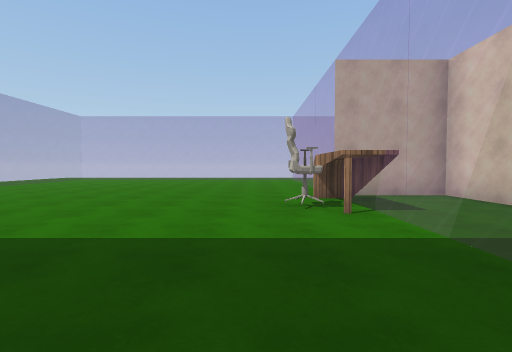
View 1 (above)

22 first-person views from a walk through a scene from a Unity 3-D project. The camera is 1.3 m above the floor, tilts 2° down and sees 85° across. The floor is counted in squares, 2 m on a side. Each view is taken from the middle of a square. On the plan, view 1 faces up. The plan holds only what a view shows up to about 9 squares ahead; the rest is blank. The place goes on beyond the plan. The player is left out. Surface patterns are stand-ins for the level's own textures.

View 2
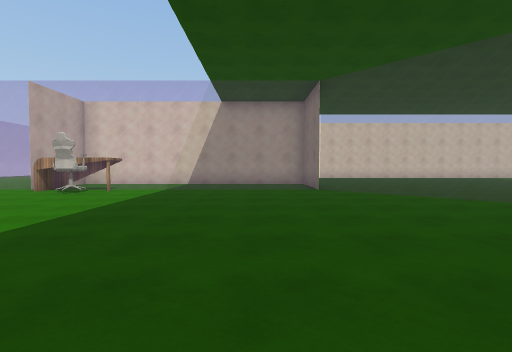

View 3
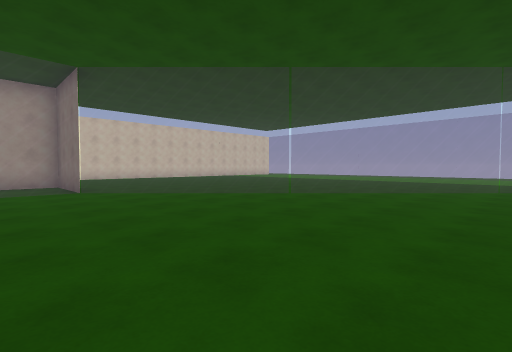

View 4
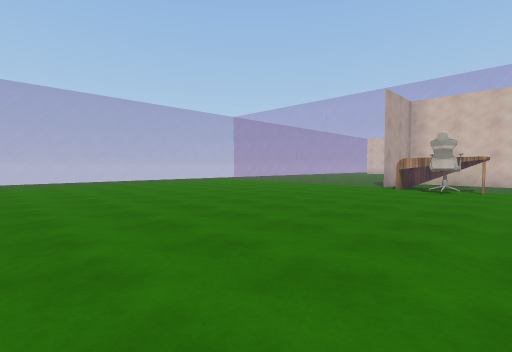

View 5
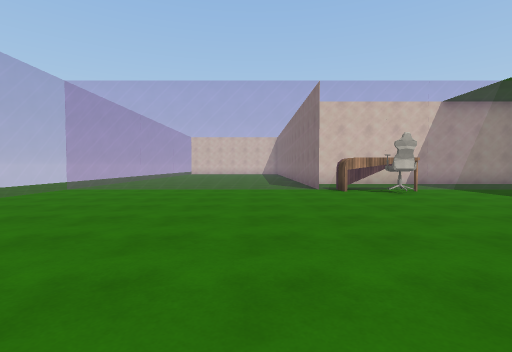

View 6
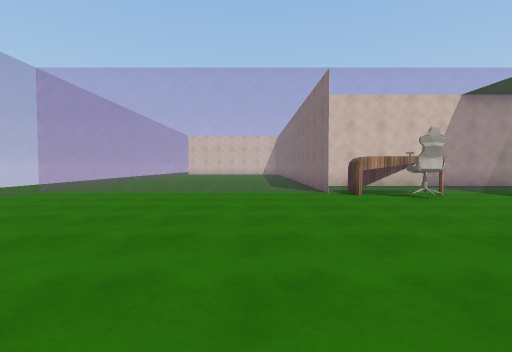

View 7
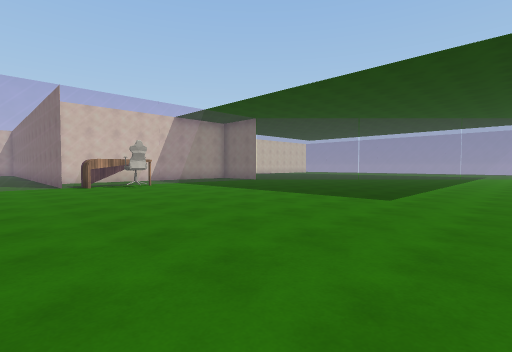

View 8
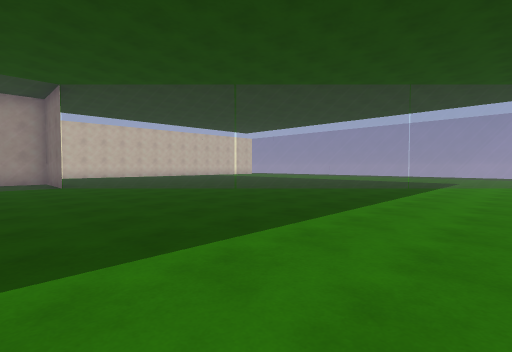

View 9
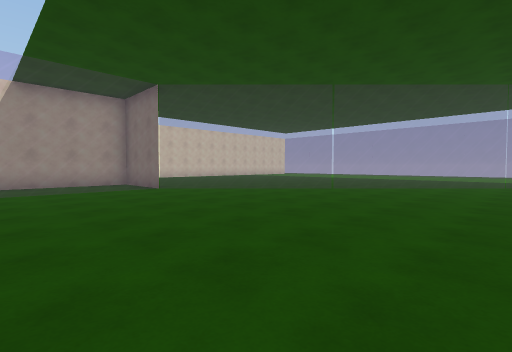

View 10
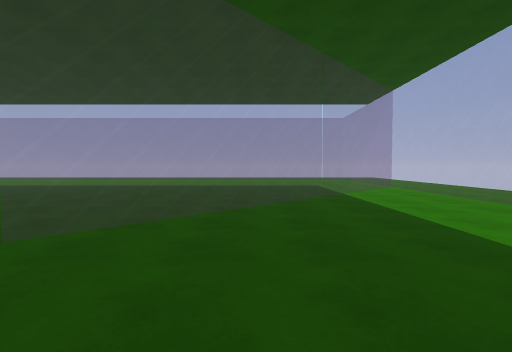

View 11
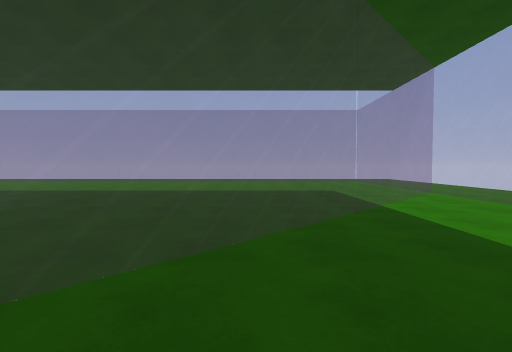

View 12
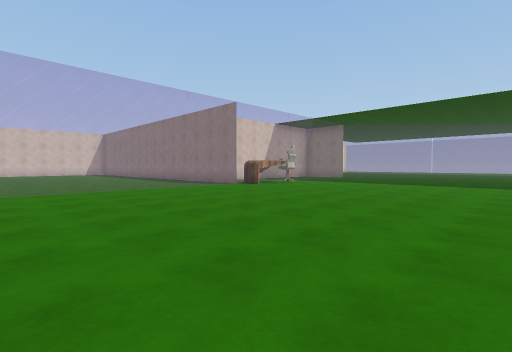

View 13
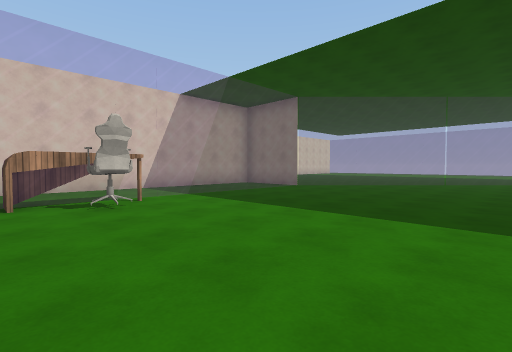

View 14
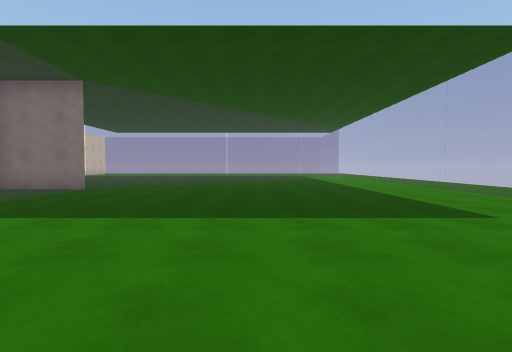

View 15
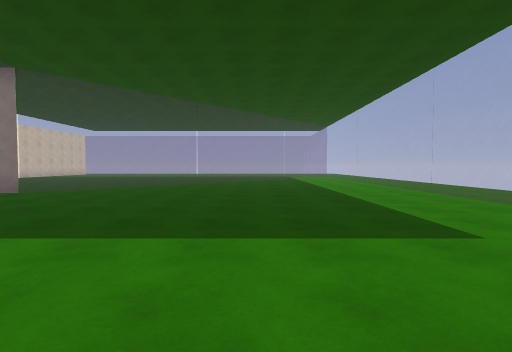

View 16
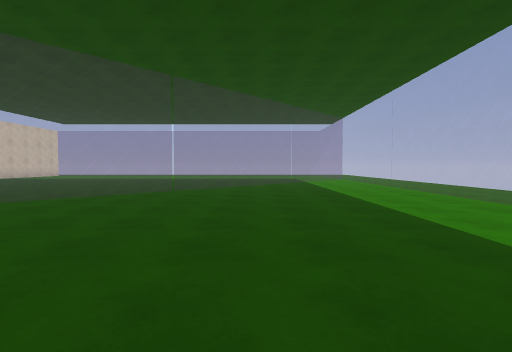

View 17
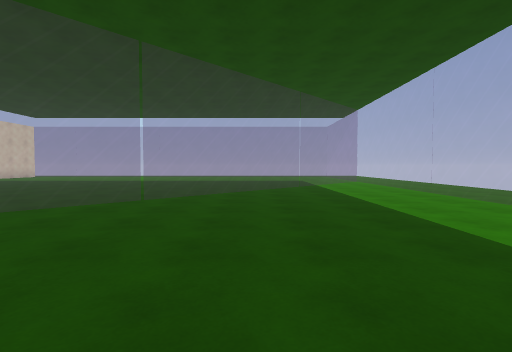

View 18
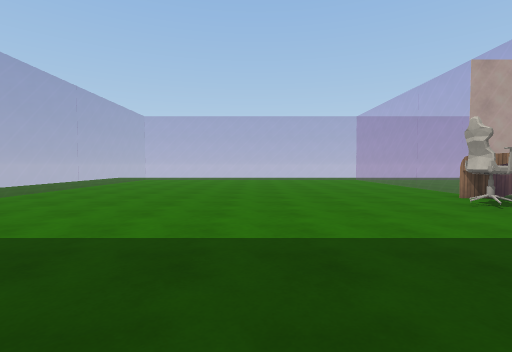

View 19
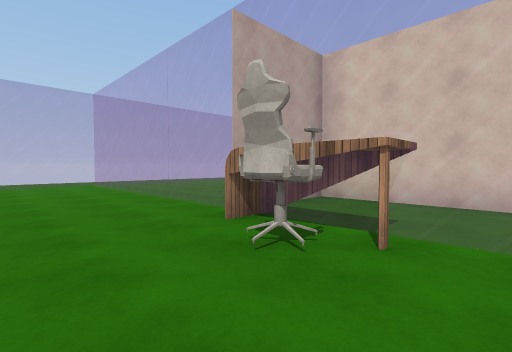

View 20
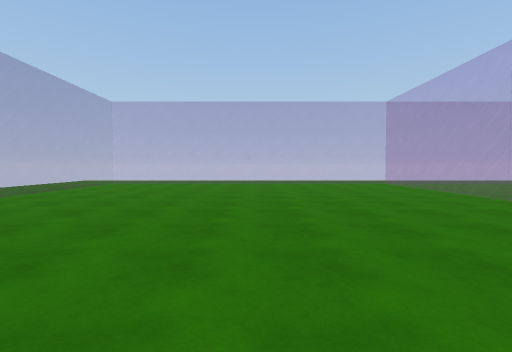

View 21
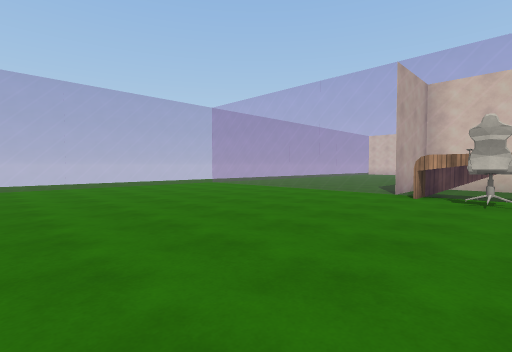

View 22
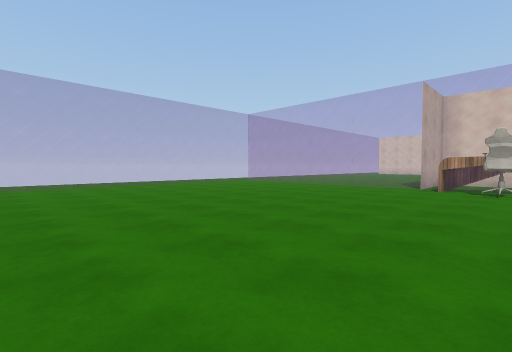

### Floor plan
Key: @ floor where view 1 was taken; # wall or solid block; . floor; = window, fence, low wall or low ledge; O other object.
Columns run from 9 left of view 1 to 4 right of it. Each row starts with its distance up from view 1.
 14    ====  ==..
 13   .........==
 12  ..........=.
 11 =..........=.
 10 =..........=.
  9  ..........=.
  8 =..........=.
  7 =..........=.
  6  ..........=##
  5  .........OO.#
  4  ..........=.#
  3  ..........=.#
  2  ..........=.#
  1  ..........=.#
  0  ........@.=.#
 -1 =..........=.#
 -2 =..........=##
 -3 =.........=..
 -4 =........=...
 -5 =.......=....
 -6 =......=.....
 -7 =.....=......
 -8 =....=.......
 -9 =...=........
-10 =..=........
-11 =.=..........
-12 .=...........
-13 .=...........

Where each view was taken, in squares from view 1:
view 1: 0 up, 0 right, facing up
view 2: 0 up, 6 left, facing right
view 3: 0 up, 6 left, facing down-right
view 4: 3 up, 7 left, facing up-right
view 5: 8 up, 6 left, facing right
view 6: 8 up, 5 left, facing right
view 7: 8 up, 8 left, facing down-right
view 8: 0 up, 8 left, facing down-right
view 9: 2 up, 6 left, facing down-right
view 10: 3 down, 4 left, facing down
view 11: 5 down, 4 left, facing down
view 12: 13 up, 6 left, facing down-right
view 13: 6 up, 4 left, facing down-right
view 14: 6 up, 3 left, facing down
view 15: 5 up, 4 left, facing down
view 16: 2 up, 4 left, facing down
view 17: 0 up, 4 left, facing down
view 18: 0 up, 3 left, facing up
view 19: 3 up, 1 left, facing up-right
view 20: 3 up, 3 left, facing up
view 21: 4 up, 5 left, facing up-right
view 22: 4 up, 7 left, facing up-right
